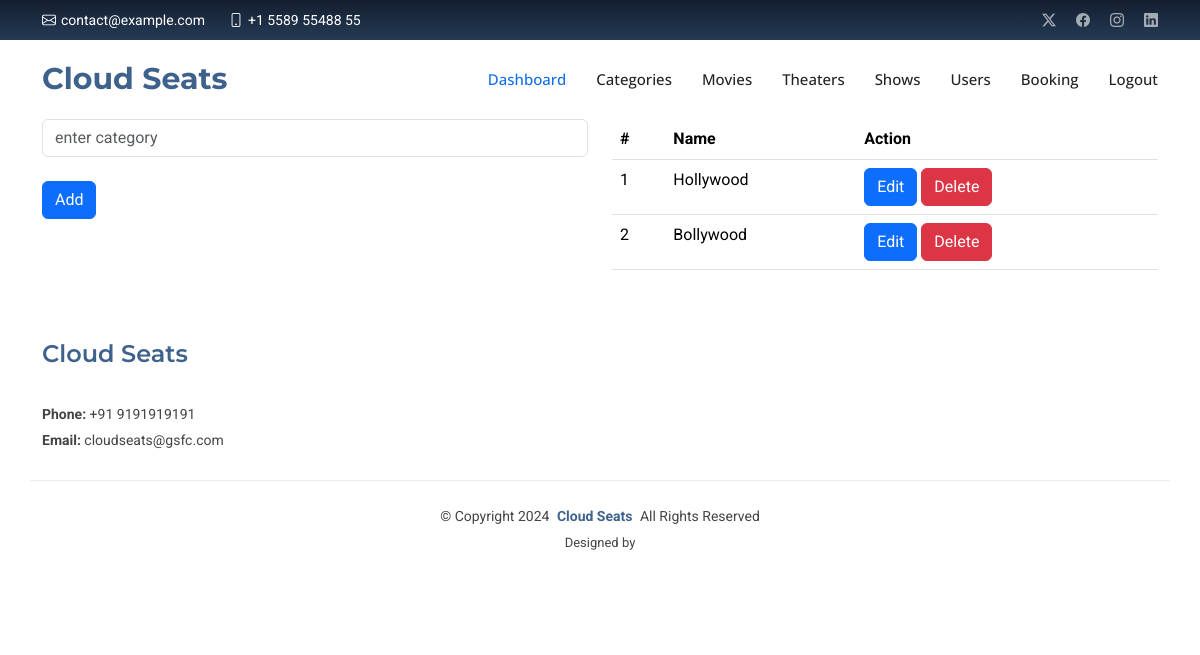
Screenshot of /admin/categories.php (signed in) with the database file from the repository.
### tables this page shows
CREATE TABLE `categories` (
  `catid` int(11) NOT NULL,
  `catname` varchar(50) NOT NULL
);

### admin/categories.php (the view, shortened to what this page needs)
<?php
include('../connect.php');
?>
<!DOCTYPE html>
<html lang="en">
<head>
</head>
<body>
    <?php include('header.php') ?>
    <?php
    if (isset($_GET['editid'])) {
        $editid = $_GET['editid'];
        $sql = "SELECT * FROM `categories` WHERE catid= '$editid'";
        $res = mysqli_query($conn, $sql);
        $editdata = mysqli_fetch_array($res);
        ?>
        <div class="container">
            <div class="row">
                <div class="col-lg-6">
                    <form action="categories.php" method="post">
                        <div class="form-group mb-4">
                            <input type="hidden" class="form-control" value="<?= $editdata['catid'] ?>" name="catid">
                        </div>
                        <div class="form-group mb-4">
                            <input type="text" class="form-control" name="catname" value="<?= $editdata['catname'] ?>"
                                placeholder="enter category">
                        </div>
                        <div class="form-group ">
                            <input type="submit" class="btn btn-info" value="Update" name="update">
                        </div>
                    </form>
                    <?php
    } else {
        ?>
                    <div class="container">
                        <div class="row">
                            <div class="col-lg-6">
                                <form action="categories.php" method="post">
                                    <div class="form-group mb-4">
                                        <input type="text" class="form-control" name="catname" id="catname" value=""
                                            placeholder="enter category">
                                    </div>
                                    <div class="form-group ">
                                        <input type="submit" class="btn btn-primary" value="Add" name="add" id="addButton">
                                    </div>
                                </form>
                                <?php
    }
    ?>
                        </div>
                        <div class="col-lg-6">
                            <table class="table">
                                <tr>
                                    <th>#</th>
                                    <th>Name</th>
                                    <th>Action</th>
                                </tr>
                                <?php
                                $sql = "SELECT * FROM `categories`";
                                $res = mysqli_query($conn, $sql);
                                if (mysqli_num_rows($res) > 0) {
                                    while ($data = mysqli_fetch_array($res)) {
                                        ?>
                                        <tr>
                                            <td><?= $data['catid'] ?></td>
                                            <td><?= $data['catname'] ?></td>
                                            <td>
                                                <a href="categories.php?editid=<?= $data['catid'] ?>" class="btn btn-primary">
                                                    Edit</a>
                                                <a href="categories.php?deleteid=<?= $data['catid'] ?>" class="btn btn-danger">
                                                    Delete</a>
                                            </td>
                                        </tr>
                                        <?php
                                    }
                                } else {
                                    echo 'No categories found';
                                }
                                ?>
                            </table>
                        </div>
                    </div>
                </div>
                <?php include('footer.php') ?>
</body>
</html>

### assets/css/main.css (style rules this page uses)
:root { --default-font: "Roboto", system-ui, -apple-system, "Segoe UI", Roboto, "Helvetica Neue", Arial, "Noto Sans", "Liberation Sans", sans-serif, "Apple Color Emoji", "Segoe UI Emoji", "Segoe UI Symbol", "Noto Color Emoji"; --heading-font: "Montserrat", sans-serif; --nav-font: "Open Sans", sans-serif; }
:root { --background-color: #ffffff; --default-color: #444444; --heading-color: #222222; --accent-color: #106eea; --surface-color: #ffffff; --contrast-color: #ffffff; }
:root { --nav-color: #222222; --nav-hover-color: #106eea; --nav-mobile-background-color: #ffffff; --nav-dropdown-background-color: #ffffff; --nav-dropdown-color: #222222; --nav-dropdown-hover-color: #106eea; }
:root { scroll-behavior: smooth; }
body { color: var(--default-color); background-color: var(--background-color); font-family: var(--default-font); }
a { color: var(--accent-color); text-decoration: none; transition: 0.3s; }

### rows the page displays
categories: catid "1", catname "Hollywood"
categories: catid "2", catname "Bollywood"
